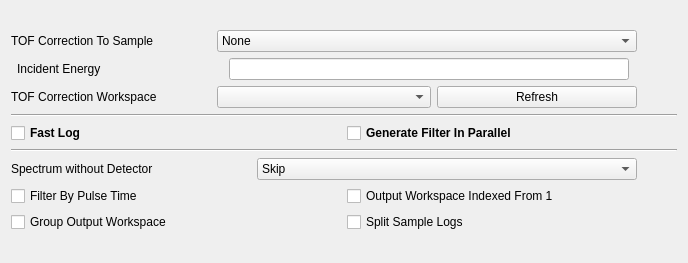
            <widget class="QWidget" name="scrollAreaWidgetContents_2">
             <property name="geometry">
              <rect>
               <x>0</x>
               <y>0</y>
               <width>688</width>
               <height>263</height>
              </rect>
             </property>
             <layout class="QGridLayout" name="gridLayout_6">
              <item row="0" column="0">
               <layout class="QVBoxLayout" name="verticalLayout_4">
                <item>
                 <layout class="QHBoxLayout" name="horizontalLayout_16">
                  <item>
                   <widget class="QLabel" name="label_12">
                    <property name="maximumSize">
                     <size>
                      <width>200</width>
                      <height>16777215</height>
                     </size>
                    </property>
                    <property name="text">
                     <string>TOF Correction To Sample</string>
                    </property>
                   </widget>
                  </item>
                  <item>
                   <widget class="QComboBox" name="comboBox_tofCorr">
                    <item>
                     <property name="text">
                      <string>None</string>
                     </property>
                    </item>
                    <item>
                     <property name="text">
                      <string>Elastic</string>
                     </property>
                    </item>
                    <item>
                     <property name="text">
                      <string>Direct</string>
                     </property>
                    </item>
                    <item>
                     <property name="text">
                      <string>Indirect</string>
                     </property>
                    </item>
                    <item>
                     <property name="text">
                      <string>Customized</string>
                     </property>
                    </item>
                   </widget>
                  </item>
                  <item>
                   <spacer name="horizontalSpacer_20">
                    <property name="orientation">
                     <enum>Qt::Horizontal</enum>
                    </property>
                    <property name="sizeType">
                     <enum>QSizePolicy::Preferred</enum>
                    </property>
                    <property name="sizeHint" stdset="0">
                     <size>
                      <width>40</width>
                      <height>20</height>
                     </size>
                    </property>
                   </spacer>
                  </item>
                 </layout>
                </item>
                <item>
                 <layout class="QHBoxLayout" name="horizontalLayout_17">
                  <item>
                   <widget class="QLabel" name="label_Ei">
                    <property name="maximumSize">
                     <size>
                      <width>200</width>
                      <height>16777215</height>
                     </size>
                    </property>
                    <property name="text">
                     <string>Incident Energy</string>
                    </property>
                   </widget>
                  </item>
                  <item>
                   <widget class="QLineEdit" name="lineEdit_Ei">
                    <property name="maximumSize">
                     <size>
                      <width>400</width>
                      <height>16777215</height>
                     </size>
                    </property>
                   </widget>
                  </item>
                  <item>
                   <spacer name="horizontalSpacer_21">
                    <property name="orientation">
                     <enum>Qt::Horizontal</enum>
                    </property>
                    <property name="sizeType">
                     <enum>QSizePolicy::Preferred</enum>
                    </property>
                    <property name="sizeHint" stdset="0">
                     <size>
                      <width>40</width>
                      <height>20</height>
                     </size>
                    </property>
                   </spacer>
                  </item>
                 </layout>
                </item>
                <item>
                 <layout class="QHBoxLayout" name="horizontalLayout_18">
                  <item>
                   <widget class="QLabel" name="label_Ei_2">
                    <property name="maximumSize">
                     <size>
                      <width>200</width>
                      <height>16777215</height>
                     </size>
                    </property>
                    <property name="text">
                     <string>TOF Correction Workspace</string>
                    </property>
                   </widget>
                  </item>
                  <item>
                   <widget class="QComboBox" name="comboBox_corrWS"/>
                  </item>
                  <item>
                   <widget class="QPushButton" name="pushButton_refreshCorrWSList">
                    <property name="maximumSize">
                     <size>
                      <width>200</width>
                      <height>16777215</height>
                     </size>
                    </property>
                    <property name="text">
                     <string>Refresh</string>
                    </property>
                   </widget>
                  </item>
                  <item>
                   <spacer name="horizontalSpacer_22">
                    <property name="orientation">
                     <enum>Qt::Horizontal</enum>
                    </property>
                    <property name="sizeType">
                     <enum>QSizePolicy::Preferred</enum>
                    </property>
                    <property name="sizeHint" stdset="0">
                     <size>
                      <width>40</width>
                      <height>20</height>
                     </size>
                    </property>
                   </spacer>
                  </item>
                 </layout>
                </item>
                <item>
                 <widget class="Line" name="line">
                  <property name="orientation">
                   <enum>Qt::Horizontal</enum>
                  </property>
                 </widget>
                </item>
                <item>
                 <layout class="QHBoxLayout" name="horizontalLayout_19">
                  <item>
                   <widget class="QCheckBox" name="checkBox_fastLog">
                    <property name="font">
                     <font>
                      <weight>75</weight>
                      <bold>true</bold>
                      <strikeout>false</strikeout>
                     </font>
                    </property>
                    <property name="text">
                     <string>Fast Log</string>
                    </property>
                   </widget>
                  </item>
                  <item>
                   <widget class="QCheckBox" name="checkBox_doParallel">
                    <property name="font">
                     <font>
                      <weight>75</weight>
                      <bold>true</bold>
                     </font>
                    </property>
                    <property name="text">
                     <string>Generate Filter In Parallel</string>
                    </property>
                   </widget>
                  </item>
                 </layout>
                </item>
                <item>
                 <widget class="Line" name="line_2">
                  <property name="orientation">
                   <enum>Qt::Horizontal</enum>
                  </property>
                 </widget>
                </item>
                <item>
                 <layout class="QHBoxLayout" name="horizontalLayout_20">
                  <item>
                   <widget class="QLabel" name="label_13">
                    <property name="maximumSize">
                     <size>
                      <width>200</width>
                      <height>16777215</height>
                     </size>
                    </property>
                    <property name="text">
                     <string>Spectrum without Detector</string>
                    </property>
                   </widget>
                  </item>
                  <item>
                   <spacer name="horizontalSpacer_3">
                    <property name="orientation">
                     <enum>Qt::Horizontal</enum>
                    </property>
                    <property name="sizeType">
                     <enum>QSizePolicy::Fixed</enum>
                    </property>
                    <property name="sizeHint" stdset="0">
                     <size>
                      <width>40</width>
                      <height>20</height>
                     </size>
                    </property>
                   </spacer>
                  </item>
                  <item>
                   <widget class="QComboBox" name="comboBox_skipSpectrum">
                    <property name="maximumSize">
                     <size>
                      <width>600</width>
                      <height>16777215</height>
                     </size>
                    </property>
                    <item>
                     <property name="text">
                      <string>Skip</string>
                     </property>
                    </item>
                    <item>
                     <property name="text">
                      <string>Skip only if TOF correction</string>
                     </property>
                    </item>
                   </widget>
                  </item>
                  <item>
                   <spacer name="horizontalSpacer_4">
                    <property name="orientation">
                     <enum>Qt::Horizontal</enum>
                    </property>
                    <property name="sizeType">
                     <enum>QSizePolicy::Preferred</enum>
                    </property>
                    <property name="sizeHint" stdset="0">
                     <size>
                      <width>40</width>
                      <height>20</height>
                     </size>
                    </property>
                   </spacer>
                  </item>
                 </layout>
                </item>
                <item>
                 <layout class="QHBoxLayout" name="horizontalLayout_21">
                  <item>
                   <widget class="QCheckBox" name="checkBox_filterByPulse">
                    <property name="text">
                     <string>Filter By Pulse Time</string>
                    </property>
                   </widget>
                  </item>
                  <item>
                   <widget class="QCheckBox" name="checkBox_from1">
                    <property name="text">
                     <string>Output Workspace Indexed From 1</string>
                    </property>
                   </widget>
                  </item>
                 </layout>
                </item>
                <item>
                 <layout class="QHBoxLayout" name="horizontalLayout_22">
                  <item>
                   <widget class="QCheckBox" name="checkBox_groupWS">
                    <property name="text">
                     <string>Group Output Workspace</string>
                    </property>
                   </widget>
                  </item>
                  <item>
                   <widget class="QCheckBox" name="checkBox_splitLog">
                    <property name="text">
                     <string>Split Sample Logs</string>
                    </property>
                   </widget>
                  </item>
                 </layout>
                </item>
               </layout>
              </item>
             </layout>
            </widget>
